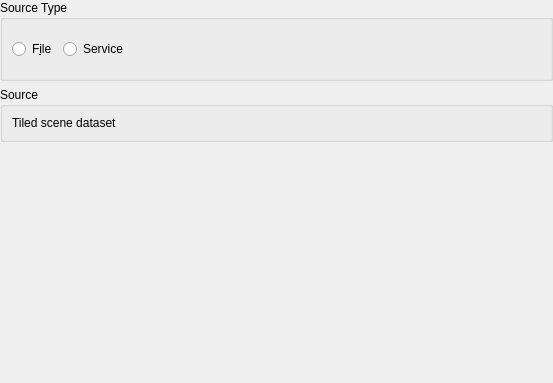
<?xml version="1.0" encoding="UTF-8"?>
<ui version="4.0">
 <class>QgsTiledSceneSourceSelectBase</class>
 <widget class="QDialog" name="QgsTiledSceneSourceSelectBase">
  <property name="geometry">
   <rect>
    <x>0</x>
    <y>0</y>
    <width>553</width>
    <height>383</height>
   </rect>
  </property>
  <layout class="QVBoxLayout" name="verticalLayout_3">
   <property name="leftMargin">
    <number>0</number>
   </property>
   <property name="topMargin">
    <number>0</number>
   </property>
   <property name="rightMargin">
    <number>0</number>
   </property>
   <property name="bottomMargin">
    <number>0</number>
   </property>
   <item>
    <widget class="QGroupBox" name="srcGroupBox">
     <property name="sizePolicy">
      <sizepolicy hsizetype="Preferred" vsizetype="Fixed">
       <horstretch>0</horstretch>
       <verstretch>0</verstretch>
      </sizepolicy>
     </property>
     <property name="title">
      <string>Source Type</string>
     </property>
     <layout class="QHBoxLayout" name="horizontalLayout1">
      <item>
       <widget class="QRadioButton" name="mRadioSourceFile">
        <property name="text">
         <string>F&amp;ile</string>
        </property>
       </widget>
      </item>
      <item>
       <widget class="QRadioButton" name="mRadioSourceService">
        <property name="text">
         <string>Service</string>
        </property>
       </widget>
      </item>
      <item>
       <spacer name="horizontalSpacer">
        <property name="orientation">
         <enum>Qt::Horizontal</enum>
        </property>
        <property name="sizeHint" stdset="0">
         <size>
          <width>20</width>
          <height>40</height>
         </size>
        </property>
       </spacer>
      </item>
     </layout>
    </widget>
   </item>
   <item>
    <widget class="QStackedWidget" name="mStackedWidget">
     <property name="currentIndex">
      <number>0</number>
     </property>
     <widget class="QWidget" name="page">
      <layout class="QVBoxLayout" name="verticalLayout_2">
       <property name="leftMargin">
        <number>0</number>
       </property>
       <property name="topMargin">
        <number>0</number>
       </property>
       <property name="rightMargin">
        <number>0</number>
       </property>
       <property name="bottomMargin">
        <number>0</number>
       </property>
       <item>
        <widget class="QGroupBox" name="fileGroupBox">
         <property name="sizePolicy">
          <sizepolicy hsizetype="Preferred" vsizetype="Fixed">
           <horstretch>0</horstretch>
           <verstretch>0</verstretch>
          </sizepolicy>
         </property>
         <property name="title">
          <string>Source</string>
         </property>
         <layout class="QHBoxLayout" name="horizontalLayout" stretch="1,2">
          <item>
           <widget class="QLabel" name="label">
            <property name="text">
             <string>Tiled scene dataset</string>
            </property>
           </widget>
          </item>
          <item>
           <widget class="QgsFileWidget" name="mFileWidget" native="true"/>
          </item>
         </layout>
        </widget>
       </item>
       <item>
        <spacer name="verticalSpacer_2">
         <property name="orientation">
          <enum>Qt::Vertical</enum>
         </property>
         <property name="sizeHint" stdset="0">
          <size>
           <width>20</width>
           <height>40</height>
          </size>
         </property>
        </spacer>
       </item>
      </layout>
     </widget>
     <widget class="QWidget" name="page_2">
      <layout class="QVBoxLayout" name="verticalLayout">
       <property name="leftMargin">
        <number>0</number>
       </property>
       <property name="topMargin">
        <number>0</number>
       </property>
       <property name="rightMargin">
        <number>0</number>
       </property>
       <property name="bottomMargin">
        <number>0</number>
       </property>
       <item>
        <widget class="QGroupBox" name="mConnectionsGroupBox">
         <property name="title">
          <string>Connections</string>
         </property>
         <layout class="QGridLayout" name="gridLayout_2">
          <item row="0" column="0" colspan="7">
           <widget class="QComboBox" name="cmbConnections"/>
          </item>
          <item row="1" column="5">
           <widget class="QToolButton" name="btnLoad">
            <property name="toolTip">
             <string>Load connections from file</string>
            </property>
            <property name="text">
             <string>Load</string>
            </property>
           </widget>
          </item>
          <item row="1" column="4">
           <spacer>
            <property name="orientation">
             <enum>Qt::Horizontal</enum>
            </property>
            <property name="sizeType">
             <enum>QSizePolicy::Expanding</enum>
            </property>
            <property name="sizeHint" stdset="0">
             <size>
              <width>171</width>
              <height>30</height>
             </size>
            </property>
           </spacer>
          </item>
          <item row="1" column="2">
           <widget class="QToolButton" name="btnEdit">
            <property name="enabled">
             <bool>false</bool>
            </property>
            <property name="toolTip">
             <string>Edit selected service connection</string>
            </property>
            <property name="text">
             <string>Edit</string>
            </property>
           </widget>
          </item>
          <item row="1" column="3">
           <widget class="QToolButton" name="btnDelete">
            <property name="enabled">
             <bool>false</bool>
            </property>
            <property name="toolTip">
             <string>Remove connection to selected service</string>
            </property>
            <property name="text">
             <string>Remove</string>
            </property>
           </widget>
          </item>
          <item row="1" column="0" colspan="2">
           <widget class="QToolButton" name="btnNew">
            <property name="toolTip">
             <string>Create a new service connection</string>
            </property>
            <property name="text">
             <string>&amp;New</string>
            </property>
           </widget>
          </item>
          <item row="1" column="6">
           <widget class="QToolButton" name="btnSave">
            <property name="toolTip">
             <string>Save connections to file</string>
            </property>
            <property name="text">
             <string>Save</string>
            </property>
           </widget>
          </item>
          <item row="2" column="3">
           <spacer name="verticalSpacer">
            <property name="orientation">
             <enum>Qt::Vertical</enum>
            </property>
            <property name="sizeHint" stdset="0">
             <size>
              <width>20</width>
              <height>40</height>
             </size>
            </property>
           </spacer>
          </item>
         </layout>
        </widget>
       </item>
      </layout>
     </widget>
    </widget>
   </item>
   <item>
    <widget class="QDialogButtonBox" name="buttonBox">
     <property name="orientation">
      <enum>Qt::Horizontal</enum>
     </property>
     <property name="standardButtons">
      <set>QDialogButtonBox::NoButton</set>
     </property>
    </widget>
   </item>
  </layout>
 </widget>
 <customwidgets>
  <customwidget>
   <class>QgsFileWidget</class>
   <extends>QWidget</extends>
   <header>qgsfilewidget.h</header>
  </customwidget>
 </customwidgets>
 <tabstops>
  <tabstop>cmbConnections</tabstop>
  <tabstop>btnNew</tabstop>
  <tabstop>btnEdit</tabstop>
  <tabstop>btnDelete</tabstop>
  <tabstop>btnLoad</tabstop>
  <tabstop>btnSave</tabstop>
 </tabstops>
 <resources/>
 <connections/>
</ui>
